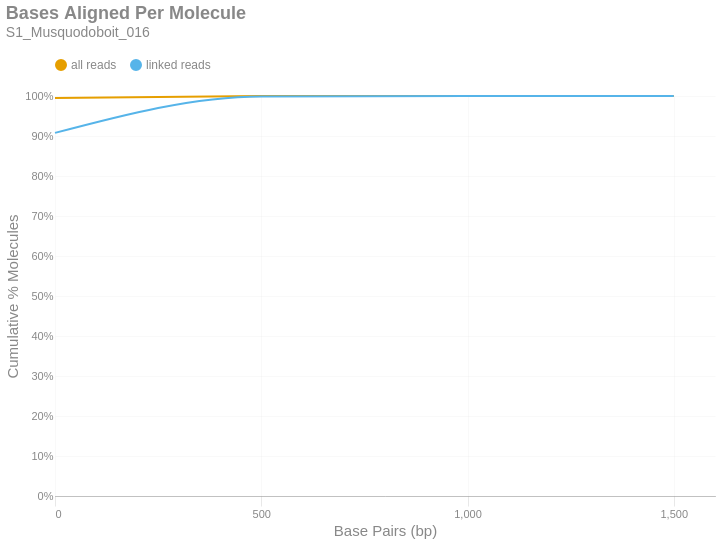

Notebook code cell kept with this figure:
### Markdown cell above
### Bases Aligned Per Molecule
This is a cumulative frequency distribution showing the number of base pairs aligned per unique molecule. These data are shown in 500 bp bins. There are two distributions: one with `all reads` (yellow) and another with only `linked reads` (blue). The percent of molecules in the `linked reads` distribution is relative to the total number of linked molecules.

### Code cell
if SKIPLR:
    print_html(f"Skipped")
else:
    binned_df = consolidated_hist(valids['aligned_bp'], mask, 500, True)
    with SafeRender(binned_df):
        (
            density_plot(binned_df, 'Bases Aligned Per Molecule', samplename, 'basesper')
            .encode(
                x=alt.X('bin:Q', title="Base Pairs (bp)").axis(tickMinStep=500).scale(padding=0),
                y=alt.Y('value:Q', title='Cumulative % Molecules')
                    .axis(format='%')
                    .scale(domain = [0,1])
                    .stack(False),
                color=alt.Color("key:N").scale(domain = ["all reads", "linked reads"]),
                tooltip = [
                    alt.Tooltip("key:N", title = "Data Type"),
                    alt.Tooltip("range_label:N", title="Bases Aligned Per Molecule"),
                    alt.Tooltip("value:Q", format = ".2%", title="% Molecules (Cum.)")
                ]
            )
        ).display()

### Figure 1 — Vega-Lite specification as saved in the notebook (floating-point values rounded to 4 significant figures)
{"width": "container", "height": 400, "config": {"title": {"anchor": "start", "dy": -15, "fontSize": 18, "color": "#888888", "subtitleColor": "#888888", "subtitleFontSize": 14}, "arc": {"fill": "#0072B2"}, "axis": {"domainColor": "#888888", "domainWidth": 0.5, "gridWidth": 0.2, "grid": false, "titleFontWeight": 400, "titleFontSize": 15, "labelFontSize": 11, "labelColor": "#888888", "tickColor": "#888888", "tickWidth": 0.2, "titleColor": "#888888"}, "axisBand": {"grid": false}, "axisX": {"grid": true, "tickSize": 10, "domainCap": "round"}, "axisY": {"domain": false, "grid": true, "tickSize": 0, "domainCap": "round"}, "background": "transparent", "header": {"labelFontSize": 15, "labelColor": "#888888", "titleFontSize": 15, "titleFontWeight": 600, "titleColor": "#888888"}, "legend": {"labelFont": "sans-serif", "labelFontSize": 12, "labelColor": "#888888", "symbolSize": 100, "symbolType": "circle", "titleFontSize": 12, "titlePadding": 10, "titleColor": "#888888", "title": null, "orient": "top"}, "range": {"category": ["#E69F00", "#56B4E9", "#009E73", "#F0E442", "#0072B2", "#D55E00", "#CC79A7", "#000000"], "diverging": ["#cfe8f3", "#a2d4ec", "#73bfe2", "#46abdb", "#1696d2", "#12719e"]}, "area": {"fill": "#0072B2", "fillOpacity": 0.7, "line": true, "strokeOpacity": 0.7}, "line": {"color": "#0072B2", "stroke": "#0072B2", "strokeWidth": 2}, "trail": {"color": "#0072B2", "stroke": "#0072B2", "strokeWidth": 0, "size": 1}, "point": {"filled": true, "fillOpacity": 1.0, "size": 95}, "text": {"color": "#888888", "fontSize": 11, "align": "right", "fontWeight": 400, "size": 11}, "bar": {"fill": "#0072B2", "stroke": null}, "view": {"stroke": null, "continuousWidth": 660, "continuousHeight": 400}}, "data": {"name": "data-e379189ccb611f58a288d306515feb0c"}, "mark": {"type": "line", "interpolate": "monotone", "point": {"opacity": 0, "size": 275}}, "encoding": {"color": {"field": "key", "scale": {"domain": ["all reads", "linked reads"]}, "type": "nominal"}, "tooltip": [{"field": "key", "title": "Data Type", "type": "nominal"}, {"field": "range_label", "title": "Bases Aligned Per Molecule", "type": "nominal"}, {"field": "value", "format": ".2%", "title": "% Molecules (Cum.)", "type": "quantitative"}], "x": {"axis": {"tickMinStep": 500}, "field": "bin", "scale": {"padding": 0}, "title": "Base Pairs (bp)", "type": "quantitative"}, "y": {"axis": {"format": "%"}, "field": "value", "scale": {"domain": [0, 1]}, "stack": false, "title": "Cumulative % Molecules", "type": "quantitative"}}, "params": [{"name": "param_c36ac31b6afebe62", "select": {"type": "point", "fields": ["key"]}, "bind": "legend"}], "title": {"text": "Bases Aligned Per Molecule", "subtitle": "S1_Musquodoboit_016"}, "transform": [{"fold": ["all reads (cumsum)", "linked reads (cumsum)"]}, {"calculate": "replace(datum.key, ' (cumsum)', '')", "as": "key"}, {"filter": {"param": "param_c36ac31b6afebe62"}}], "usermeta": {"embedOptions": {"downloadFileName": "S1_Musquodoboit_016.basesper"}}, "$schema": "https://vega.github.io/schema/vega-lite/v6.1.0.json", "datasets": {"data-e379189ccb611f58a288d306515feb0c": [{"bin": "0.0", "interval": "0.0-500.0", "all reads": 0.9952, "linked reads": 0.9078, "all reads (cumsum)": 0.9952, "linked reads (cumsum)": 0.9078, "range_label": "0-499"}, {"bin": "500.0", "interval": "500.0-1000.0", "all reads": 0.004762, "linked reads": 0.09124, "all reads (cumsum)": 0.9999, "linked reads (cumsum)": 0.999, "range_label": "500-999"}, {"bin": "1000.0", "interval": "1000.0-1500.0", "all reads": 7.597e-05, "linked reads": 0.0009641, "all reads (cumsum)": 1.0, "linked reads (cumsum)": 1.0, "range_label": "1000-1499"}, {"bin": "1500.0", "interval": "1500.0-2000.0", "all reads": 1.737e-06, "linked reads": 0.0, "all reads (cumsum)": 1.0, "linked reads (cumsum)": 1.0, "range_label": "1500-1999"}]}}
